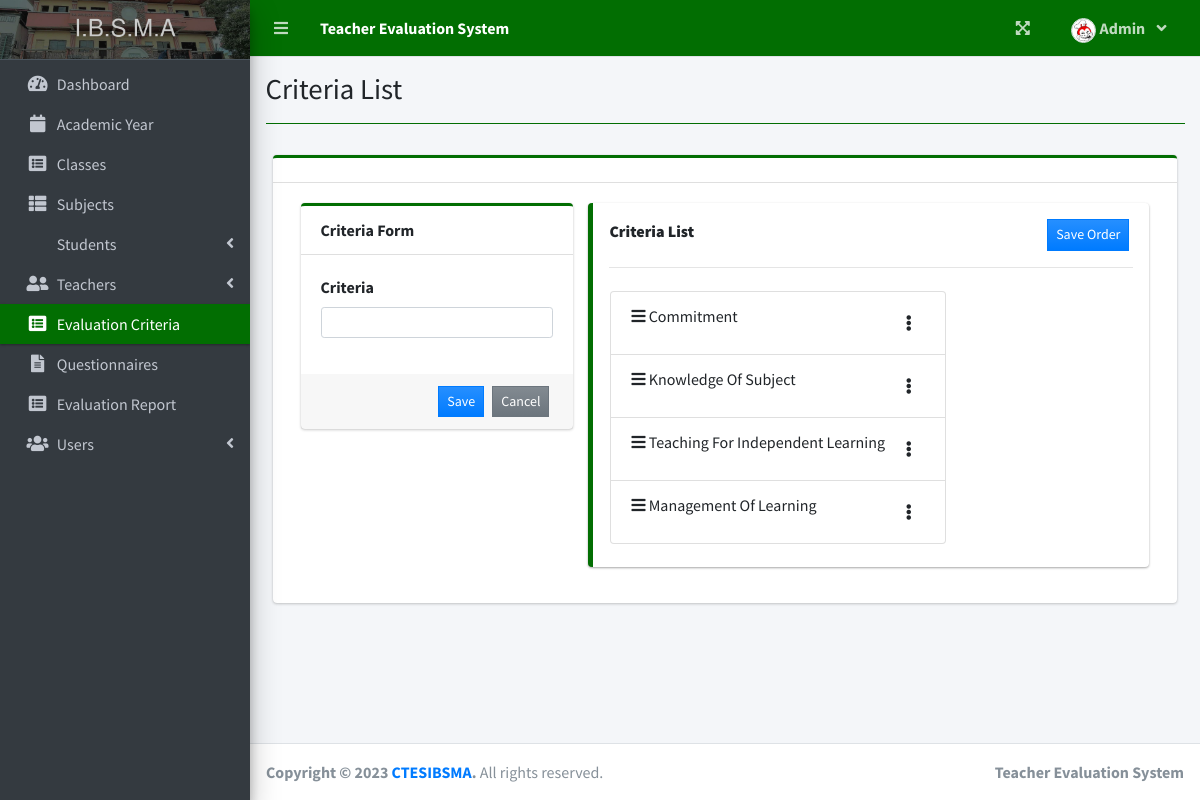
Page /index.php?page=criteria_list (signed in) on the committed database.
### tables this page shows
CREATE TABLE `criteria_list` (
  `id` int(30) NOT NULL,
  `criteria` text NOT NULL,
  `order_by` int(30) NOT NULL
);

### admin/criteria_list.php (the view, shortened to what this page needs)
<?php include 'db_connect.php';
?>
<div class="col-lg-12">
	<div class="card card-outline card-primary">
		<div class="card-header">
		</div>
		<div class="card-body">
			<div class="container-fluid">
				<div class="row">
					<div class="col-md-4">
						<div class="card card-outline card-info">
							<div class="card-header"><b>Criteria Form</b></div>
							<div class="card-body">
								<form action="" id="manage-criteria">
									<div class="form-group">
										<label for="">Criteria</label>
										<input type="text" name="criteria" class="form-control form-control-sm" >
									</div>
								</form>
							</div>
							<div class="card-footer">
								<div class="d-flex justify-content-end w-100">
									<button class="btn btn-sm btn-primary btn-flat bg-gradient-primary mx-1" form="manage-criteria">Save</button>
									<button class="btn btn-sm btn-flat btn-secondary bg-gradient-secondary mx-1" form="manage-criteria" type="reset">Cancel</button>
								</div>
							</div>
						</div>
					</div>
					<div class="col-md-8">
						<div class="callout callout-info">
							<?php
								$qry = $conn->query("SELECT * FROM criteria_list order by abs(order_by) asc ");
								if($qry->num_rows > 0):
							?>
							<div class="d-flex justify-content-between w-100">
								<label for=""><b>Criteria List</b></label>
									<button class="btn btn-sm btn-primary btn-flat bg-gradient-primary mx-1" form="order-criteria">Save Order</button>
							</div>
							<hr>
							<form action="" id="order-criteria">
							<ul class="list-group btn col-md-8" id="ui-sortable-list">
								<?php
								while($row= $qry->fetch_assoc()):
								?>
								<li class="list-group-item text-left">
									<span class="btn-group dropright float-right">
									  <span type="button" class="btn" data-toggle="dropdown" aria-haspopup="true" aria-expanded="false">
									   <i class="fa fa-ellipsis-v"></i>
									  </span>
									</span>
									<i class="fa fa-bars"></i> <?php echo ucwords($row['criteria']) ?>
								</li>
								<?php endwhile; ?>
							</form>
							<?php else: ?>
								<center>There's no criteria in the database yet</center>
							<?php endif; ?>
						</div>
					</div>
				</div>
			</div>
		</div>
	</div>
</div>

### index.php (style rules this page uses)
.card-outline { border-color: #026e02 !important; }
.callout.callout-info { border-left-color:#026e02 !important; }

### rows in the picture
criteria_list: criteria "Commitment"
criteria_list: criteria "Knowledge Of Subject"
criteria_list: criteria "Teaching For Independent Learning"
criteria_list: criteria "Management Of Learning"

### other values in the picture
$_SESSION['system']['name'] "Teacher Evaluation System"
$_SESSION['login_firstname'] "Admin"
$title "Criteria List"
